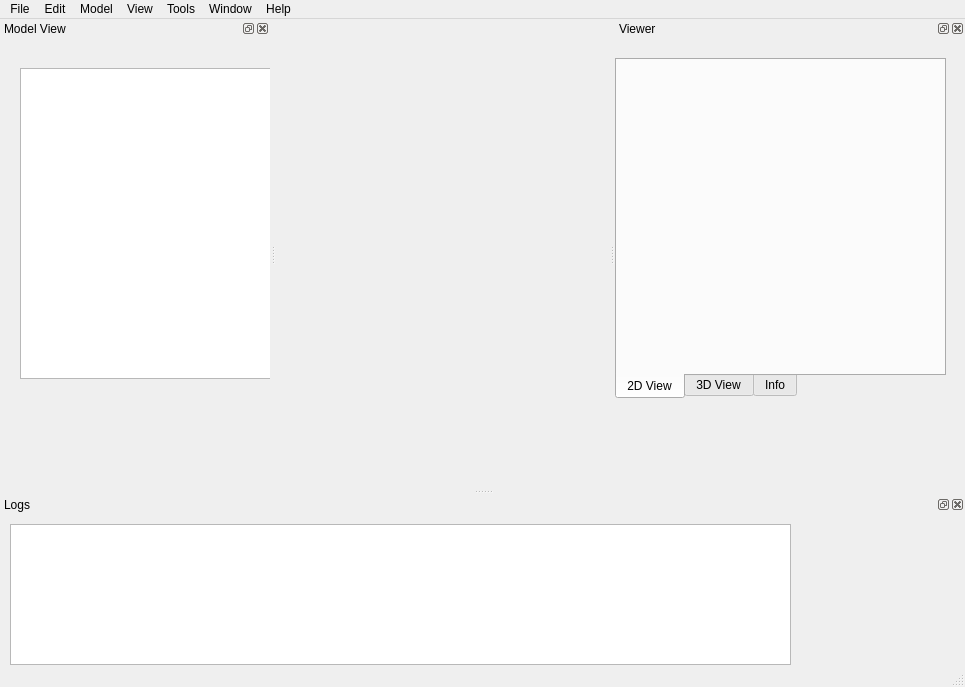
<?xml version="1.0" encoding="UTF-8"?>
<ui version="4.0">
 <class>MainWindow</class>
 <widget class="QMainWindow" name="MainWindow">
  <property name="geometry">
   <rect>
    <x>0</x>
    <y>0</y>
    <width>965</width>
    <height>687</height>
   </rect>
  </property>
  <property name="windowTitle">
   <string>To3D</string>
  </property>
  <property name="styleSheet">
   <string notr="true"/>
  </property>
  <widget class="QWidget" name="centralwidget"/>
  <widget class="QMenuBar" name="menubar">
   <property name="geometry">
    <rect>
     <x>0</x>
     <y>0</y>
     <width>965</width>
     <height>22</height>
    </rect>
   </property>
   <widget class="QMenu" name="menuFile">
    <property name="title">
     <string>File</string>
    </property>
    <addaction name="actionNew_Project"/>
    <addaction name="actionAdd_Images"/>
    <addaction name="actionAdd_Video"/>
    <addaction name="separator"/>
    <addaction name="actionOpen_Project"/>
    <addaction name="actionSave"/>
    <addaction name="actionSave_As"/>
    <addaction name="separator"/>
    <addaction name="actionExit"/>
   </widget>
   <widget class="QMenu" name="menuEdit">
    <property name="title">
     <string>Edit</string>
    </property>
   </widget>
   <widget class="QMenu" name="menuModel">
    <property name="title">
     <string>Model</string>
    </property>
   </widget>
   <widget class="QMenu" name="menuView">
    <property name="title">
     <string>View</string>
    </property>
   </widget>
   <widget class="QMenu" name="menuTools">
    <property name="title">
     <string>Tools</string>
    </property>
   </widget>
   <widget class="QMenu" name="menuWindow">
    <property name="title">
     <string>Window</string>
    </property>
   </widget>
   <widget class="QMenu" name="menuHelp">
    <property name="title">
     <string>Help</string>
    </property>
    <addaction name="actionAbout"/>
    <addaction name="actionFeedback"/>
    <addaction name="actionHelp"/>
    <addaction name="actionWebsite"/>
   </widget>
   <addaction name="menuFile"/>
   <addaction name="menuEdit"/>
   <addaction name="menuModel"/>
   <addaction name="menuView"/>
   <addaction name="menuTools"/>
   <addaction name="menuWindow"/>
   <addaction name="menuHelp"/>
  </widget>
  <widget class="QStatusBar" name="statusbar"/>
  <widget class="QDockWidget" name="dockWidget_treeview">
   <property name="minimumSize">
    <size>
     <width>270</width>
     <height>35</height>
    </size>
   </property>
   <property name="floating">
    <bool>false</bool>
   </property>
   <property name="windowTitle">
    <string>Model View</string>
   </property>
   <attribute name="dockWidgetArea">
    <number>1</number>
   </attribute>
   <widget class="QWidget" name="dockWidgetContents">
    <widget class="QTreeView" name="treeView">
     <property name="geometry">
      <rect>
       <x>20</x>
       <y>30</y>
       <width>351</width>
       <height>311</height>
      </rect>
     </property>
     <property name="editTriggers">
      <set>QAbstractItemView::NoEditTriggers</set>
     </property>
     <property name="selectionBehavior">
      <enum>QAbstractItemView::SelectItems</enum>
     </property>
    </widget>
   </widget>
  </widget>
  <widget class="QDockWidget" name="dockWidget_viewer">
   <property name="minimumSize">
    <size>
     <width>350</width>
     <height>35</height>
    </size>
   </property>
   <property name="windowTitle">
    <string>Viewer</string>
   </property>
   <attribute name="dockWidgetArea">
    <number>2</number>
   </attribute>
   <widget class="QWidget" name="dockWidgetContents_2">
    <widget class="QTabWidget" name="tabview_viewer">
     <property name="geometry">
      <rect>
       <x>0</x>
       <y>20</y>
       <width>331</width>
       <height>341</height>
      </rect>
     </property>
     <property name="tabPosition">
      <enum>QTabWidget::South</enum>
     </property>
     <property name="currentIndex">
      <number>0</number>
     </property>
     <widget class="QWidget" name="tab_2d">
      <attribute name="title">
       <string>2D View</string>
      </attribute>
      <widget class="QLabel" name="viewer_2d">
       <property name="geometry">
        <rect>
         <x>50</x>
         <y>100</y>
         <width>161</width>
         <height>121</height>
        </rect>
       </property>
       <property name="text">
        <string/>
       </property>
      </widget>
     </widget>
     <widget class="QWidget" name="tab_3d">
      <attribute name="title">
       <string>3D View</string>
      </attribute>
     </widget>
     <widget class="QWidget" name="tab_info">
      <attribute name="title">
       <string>Info</string>
      </attribute>
     </widget>
    </widget>
   </widget>
  </widget>
  <widget class="QDockWidget" name="dockWidget_log">
   <property name="minimumSize">
    <size>
     <width>80</width>
     <height>170</height>
    </size>
   </property>
   <property name="windowTitle">
    <string>Logs</string>
   </property>
   <attribute name="dockWidgetArea">
    <number>8</number>
   </attribute>
   <widget class="QWidget" name="dockWidgetContents_3">
    <widget class="QPlainTextEdit" name="textbox_log">
     <property name="geometry">
      <rect>
       <x>10</x>
       <y>10</y>
       <width>781</width>
       <height>141</height>
      </rect>
     </property>
    </widget>
   </widget>
  </widget>
  <action name="actionNew_Project">
   <property name="text">
    <string>New Project</string>
   </property>
  </action>
  <action name="actionOpen_Project">
   <property name="text">
    <string>Open Project</string>
   </property>
  </action>
  <action name="actionSave">
   <property name="text">
    <string>Save</string>
   </property>
  </action>
  <action name="actionSave_As">
   <property name="text">
    <string>Save As...</string>
   </property>
  </action>
  <action name="actionExit">
   <property name="text">
    <string>Exit</string>
   </property>
  </action>
  <action name="actionAdd_Images">
   <property name="enabled">
    <bool>true</bool>
   </property>
   <property name="text">
    <string>Add Images</string>
   </property>
  </action>
  <action name="actionAdd_Video">
   <property name="text">
    <string>Add Video</string>
   </property>
  </action>
  <action name="actionAbout">
   <property name="text">
    <string>About</string>
   </property>
  </action>
  <action name="actionFeedback">
   <property name="text">
    <string>Feedback</string>
   </property>
  </action>
  <action name="actionHelp">
   <property name="text">
    <string>Help</string>
   </property>
  </action>
  <action name="actionWebsite">
   <property name="text">
    <string>Website</string>
   </property>
  </action>
 </widget>
 <resources/>
 <connections/>
</ui>
